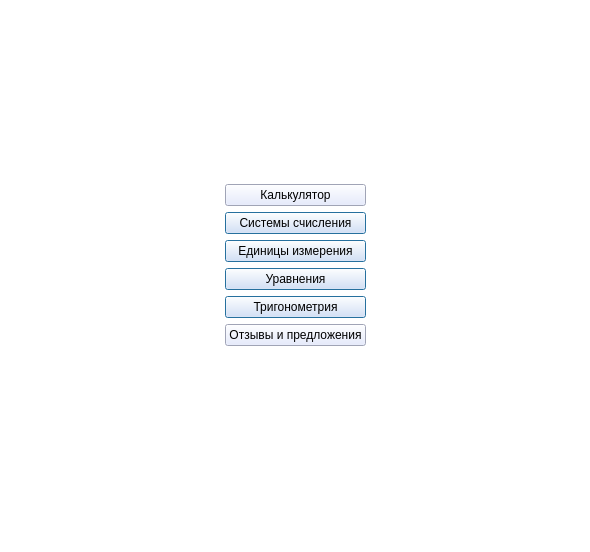
<?xml version="1.0" encoding="UTF-8"?>
<ui version="4.0">
 <class>MainWindow</class>
 <widget class="QMainWindow" name="MainWindow">
  <property name="geometry">
   <rect>
    <x>0</x>
    <y>0</y>
    <width>590</width>
    <height>552</height>
   </rect>
  </property>
  <property name="windowTitle">
   <string>Алгоритмический калькулятор</string>
  </property>
  <property name="styleSheet">
   <string notr="true">background-color: rgb(255, 255, 255);</string>
  </property>
  <widget class="QWidget" name="centralwidget">
   <layout class="QVBoxLayout" name="verticalLayout_2">
    <item>
     <layout class="QGridLayout" name="gridLayout">
      <item row="5" column="3">
       <widget class="QLabel" name="label_8">
        <property name="text">
         <string/>
        </property>
       </widget>
      </item>
      <item row="0" column="2">
       <widget class="QPushButton" name="pushcalc">
        <property name="styleSheet">
         <string notr="true">background-color: rgb(224, 230, 255);
font: 75 12pt &quot;Times New Roman&quot;;</string>
        </property>
        <property name="text">
         <string>Калькулятор</string>
        </property>
       </widget>
      </item>
      <item row="2" column="3">
       <widget class="QLabel" name="label_11">
        <property name="text">
         <string/>
        </property>
       </widget>
      </item>
      <item row="3" column="1">
       <widget class="QLabel" name="label_4">
        <property name="text">
         <string/>
        </property>
       </widget>
      </item>
      <item row="5" column="2">
       <widget class="QPushButton" name="pushrevsug">
        <property name="styleSheet">
         <string notr="true">background-color: rgb(224, 230, 255);
font: 75 12pt &quot;Times New Roman&quot;;
</string>
        </property>
        <property name="text">
         <string>Отзывы и предложения</string>
        </property>
       </widget>
      </item>
      <item row="2" column="2">
       <widget class="QPushButton" name="pushedin">
        <property name="enabled">
         <bool>true</bool>
        </property>
        <property name="styleSheet">
         <string notr="true">background-color: rgb(224, 230, 255);
font: 75 12pt &quot;Times New Roman&quot;;</string>
        </property>
        <property name="text">
         <string>Единицы измерения</string>
        </property>
        <property name="default">
         <bool>true</bool>
        </property>
        <property name="flat">
         <bool>false</bool>
        </property>
       </widget>
      </item>
      <item row="4" column="1">
       <widget class="QLabel" name="label_3">
        <property name="text">
         <string/>
        </property>
       </widget>
      </item>
      <item row="0" column="3">
       <widget class="QLabel" name="label_13">
        <property name="text">
         <string/>
        </property>
       </widget>
      </item>
      <item row="4" column="3">
       <widget class="QLabel" name="label_9">
        <property name="text">
         <string/>
        </property>
       </widget>
      </item>
      <item row="3" column="3">
       <widget class="QLabel" name="label_10">
        <property name="text">
         <string/>
        </property>
       </widget>
      </item>
      <item row="2" column="1">
       <widget class="QLabel" name="label_5">
        <property name="text">
         <string/>
        </property>
       </widget>
      </item>
      <item row="1" column="1">
       <widget class="QLabel" name="label_6">
        <property name="text">
         <string/>
        </property>
       </widget>
      </item>
      <item row="1" column="2">
       <widget class="QPushButton" name="pushsistem">
        <property name="styleSheet">
         <string notr="true">background-color: rgb(224, 230, 255);
font: 75 12pt &quot;Times New Roman&quot;;
</string>
        </property>
        <property name="text">
         <string>Системы счисления</string>
        </property>
        <property name="checkable">
         <bool>false</bool>
        </property>
        <property name="default">
         <bool>true</bool>
        </property>
        <property name="flat">
         <bool>false</bool>
        </property>
       </widget>
      </item>
      <item row="1" column="3">
       <widget class="QLabel" name="label_12">
        <property name="text">
         <string/>
        </property>
       </widget>
      </item>
      <item row="3" column="2">
       <widget class="QPushButton" name="pushyrafnenia">
        <property name="styleSheet">
         <string notr="true">background-color: rgb(224, 230, 255);
font: 75 12pt &quot;Times New Roman&quot;;</string>
        </property>
        <property name="inputMethodHints">
         <set>Qt::ImhNone</set>
        </property>
        <property name="text">
         <string>Уравнения</string>
        </property>
        <property name="default">
         <bool>true</bool>
        </property>
       </widget>
      </item>
      <item row="5" column="1">
       <widget class="QLabel" name="label_2">
        <property name="text">
         <string/>
        </property>
       </widget>
      </item>
      <item row="0" column="1">
       <widget class="QLabel" name="label_7">
        <property name="text">
         <string/>
        </property>
       </widget>
      </item>
      <item row="5" column="0">
       <widget class="QLabel" name="label">
        <property name="text">
         <string/>
        </property>
       </widget>
      </item>
      <item row="4" column="2">
       <widget class="QPushButton" name="pushtrigonom">
        <property name="styleSheet">
         <string notr="true">background-color: rgb(224, 230, 255);
font: 75 12pt &quot;Times New Roman&quot;;</string>
        </property>
        <property name="text">
         <string>Тригонометрия</string>
        </property>
        <property name="autoDefault">
         <bool>false</bool>
        </property>
        <property name="default">
         <bool>true</bool>
        </property>
       </widget>
      </item>
      <item row="5" column="4">
       <widget class="QLabel" name="label_17">
        <property name="text">
         <string/>
        </property>
       </widget>
      </item>
     </layout>
    </item>
   </layout>
  </widget>
  <widget class="QMenuBar" name="menubar">
   <property name="geometry">
    <rect>
     <x>0</x>
     <y>0</y>
     <width>590</width>
     <height>26</height>
    </rect>
   </property>
  </widget>
  <widget class="QStatusBar" name="statusbar"/>
 </widget>
 <resources/>
 <connections/>
</ui>
